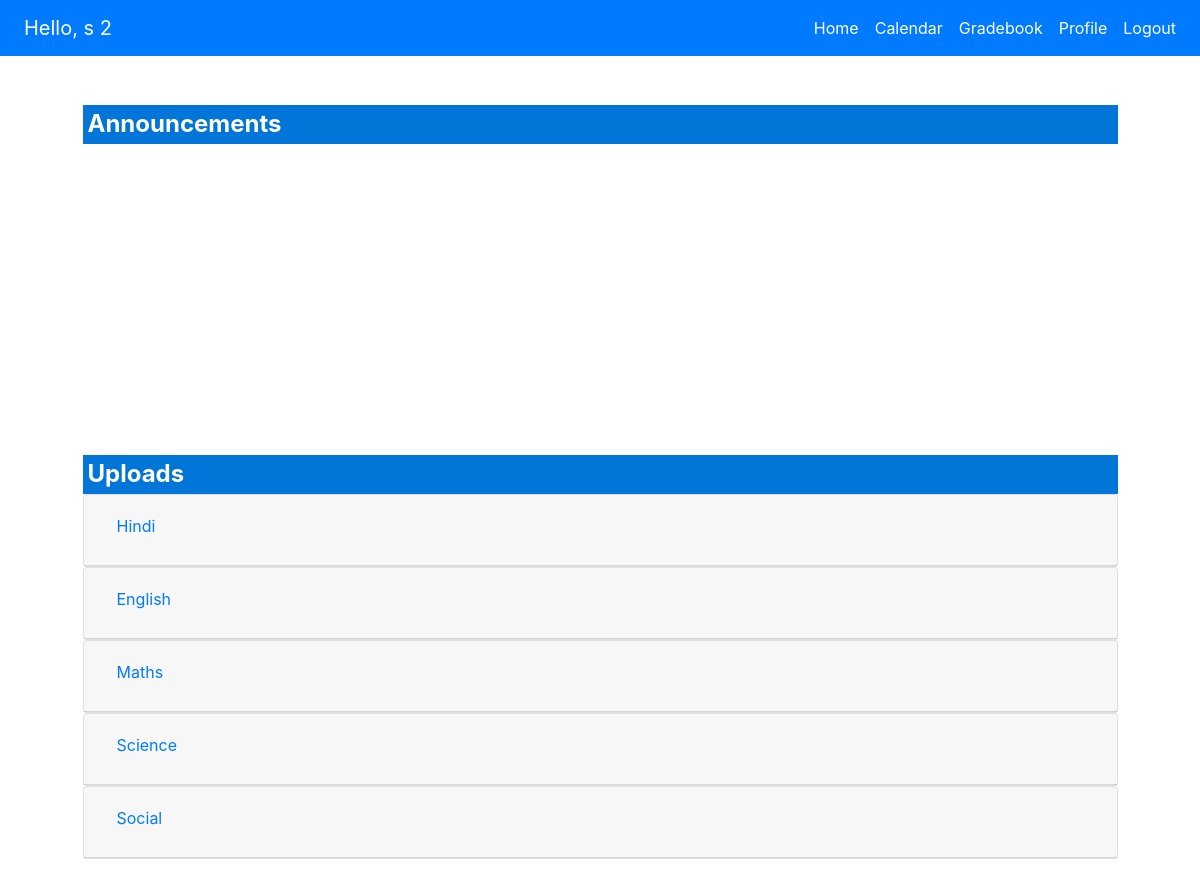
Page /student/home/ (signed in) on the committed database.
### students/models.py (models this page shows, shortened)
class Student(models.Model):
    user = models.OneToOneField(User,on_delete=models.CASCADE)
    standards = models.ManyToManyField(Standard)
    current_standard = models.ForeignKey(Standard,related_name='Class',on_delete=models.CASCADE,null=True,blank=True)
    roll_number = models.PositiveIntegerField()
    created_at = models.DateTimeField(auto_now_add=True,editable=False)
    updated_at = models.DateTimeField(auto_now=True,editable=False)
    admission_no = models.CharField(max_length=20)
    father = models.CharField(max_length=200)
    slug = models.SlugField(max_length=210,blank=True,null=True,editable=False)
    caste = models.CharField(max_length=20,
                             choices=CASTE_CHOICES,
                             default="General")
    religion = models.CharField(max_length=10,
                                choices=RELIGION_CHOICES,
                                default='Hindu')

### accounts/models.py (models this page shows, shortened)
class User(AbstractBaseUser):
    email = models.EmailField(
        max_length=255,
        unique=True,
        default='s@gmail.com'
    )
    contact_no = models.CharField(max_length=10,blank=True)
    first_name = models.CharField(max_length=200,default='s')
    last_name = models.CharField(max_length=200,default='0')
    active = models.BooleanField(default=True)
    staff = models.BooleanField(default=False)
    is_student = models.BooleanField(default=True)
    is_teacher = models.BooleanField(default=False)
    admin = models.BooleanField(default=False)
    address = models.CharField(max_length=200,default="",blank=True)
    profile_pic = models.ImageField(upload_to='profile_pic/',null=True,blank=True)
    date_of_birth = models.DateField(
        auto_now_add=False,
        help_text = 'Format: YYYY-MM-DD',
        blank=True,
        null=True
        )
    objects = UserManager()
    USERNAME_FIELD = 'email'
    @property
    def is_active(self):
        return self.active

### subjects/models.py (models this page shows, shortened)
class Subject(models.Model):
    name = models.ForeignKey(SubjectName, on_delete=models.CASCADE)
    standard = models.ForeignKey(Standard,on_delete=models.CASCADE)
    teacher = models.ForeignKey(Teacher,on_delete=models.CASCADE)
    total_marks = models.PositiveIntegerField(default=100,null=True,blank=True)
    classes_per_week = models.PositiveIntegerField(default=6,null=True,blank=True)
    slug = models.SlugField(max_length=210,null=True,blank=True,editable=False)
    def __str__(self):
        return self.name.name

class SubjectName(models.Model):
    name = models.CharField(max_length=200, unique=True)

### students/views.py (the view)
# urls.py: path('home/',views.student_home_view,name='home'),
@login_required
def student_home_view(request):
    user = request.user
    if not user.is_student:
        return HttpResponse('<h1>You are not authorised to view this page</h1>')
    student = Student.objects.get(user=user)
    subjects = Subject.objects.filter(standard=student.current_standard)
    uploads = {}
    for subject in subjects:
        uploads[subject] = Upload.objects.filter(subject=subject)
    context = {
        'subjects':subjects,
        'uploads':uploads,
    }
    return render(request,'students/home.html',context)

### accounts/context_processors.py (called while the page is built, shortened)
def add_variable_to_context(request):
    if request.user.is_authenticated:
        if request.user.is_student:
            try:
                student = Student.objects.get(user=request.user)
                return {'student':student}
            except Student.DoesNotExist:
                return {}
    return {}

### templates/students/home.html
{% extends 'students/base.html' %}
{% load static %}
{% block stylesheets %}
  <link rel="stylesheet" href="{% static 'students/student-home.css' %}">
{% endblock %}
{% block body_block%}
  <br>
  <div class="home-box">
    <div class="announcements">
      <h4 class="profile-headers" id="first">Announcements</h4>
    </div>
    <div class="uploads">
      <h4 class="profile-headers">Uploads</h4>
      <div class="clickAndSee">
      {% for subject,pdfs in uploads.items %}
        <div class="card">
          <div class="card-header">
            <h3 class="btn btn-link"
                style="text-align: center;"
                onclick="view({{forloop.counter}})">{{subject|title}}</h3>
          </div>
          <div id="{{forloop.counter}}" class="collapsableinitial">
            <div data-spy="scroll" class="container panel-body">
              <table id="{{forloop.counter}}table" class="table upload-table thead-dark table-hover table-bordered"
                      style="text-align:center;">
                <thead>
                  <th style="width:40%">Title</th>
                  <th style="">Type</th>
                  <th>Date uploaded</th>
                </thead>
                {% for pdf in pdfs %}
                <tr>
                  <td>
                    <a class=""
                       href="{{pdf.pdf.url}}"
                       target="_blank">{{pdf.title}}</a>
                  </td>
                  <td>{{pdf.type}}</td>
                  <td>{{pdf.timestamp}}</td>
                </tr>
                {% endfor %}
              </table>
            </div>
          </div>
        </div>
        {% endfor %}
      </div>
    </div>
  </div>
{% endblock %}

### templates/students/base.html (shortened to what this page needs)
{% load static %}
{% load crispy_forms_tags %}
{% load bootstrap4 %}
{% bootstrap_css %}
<!DOCTYPE html>
<html lang="en">
<head>
  <link rel="stylesheet" href="https://use.fontawesome.com/releases/v5.0.10/css/all.css"
>
  <link rel="stylesheet" href="{% static 'general.css' %}">
  {% block stylesheets %}
  {% endblock %}
</head>
<body>
    <nav class="navbar navbar-expand-lg sticky-top navbar-dark bg-primary">
      <a class="navbar-brand" href="#" style="cursor:auto;">Hello, {{student.user.first_name}} {{student.user.last_name}}</a>
      <div class="collapse navbar-collapse" id="navbarNav">
        <ul class="navbar-nav ml-auto">
          <li class="nav-item active">
            <a class="nav-link" href="{% url 'students:home' %}">Home <span class="sr-only">(current)</span></a>
          </li>
          <li class="nav-item active">
            <a class="nav-link" href="{% url 'students:calendar' %}">Calendar</a>
          </li>
          <li class="nav-item active">
            <a class="nav-link" href="{% url 'students:gradebook' %}">Gradebook</a>
          </li>
          <li class="nav-item active">
            <a class="nav-link" href="{% url 'students:profile' slug=student.slug %}">Profile</a>
          </li>
          <li class="nav-item active">
            <a class="nav-link" href="{% url 'accounts:logout' %}">Logout</a>
          </li>
        </ul>
      </div>
    </nav>
  {% block body_block %}
  {% endblock %}
</body>
</html>

### static/students/student-home.css (style rules this page uses)
.navbar-brand { margin-left: 8px; }
.profile-headers { background-color: #0275d8; color: white; margin-bottom: 0; padding: 5px 5px; font-weight: bold; }
.home-box { margin: 25px 25px; }
.announcements { height: 350px; overflow: auto; transition: transform .2s; width: 90%; margin: auto; }
.uploads { transition: transform .2s; overflow: auto; width: 90%; margin: auto auto; background-color: white; }
.upload-table { margin: 10px 10px; }
.upload-table tr th { background-color: #2075d8; color: white; }
.collapsableinitial { max-height: 0; transition: max-height 0.2s linear; }

### rows in the picture
Student: user.first_name "s", user.last_name "2"
Subject: name.name "Hindi"
Subject: name.name "English"
Subject: name.name "Maths"
Subject: name.name "Science"
Subject: name.name "Social"
